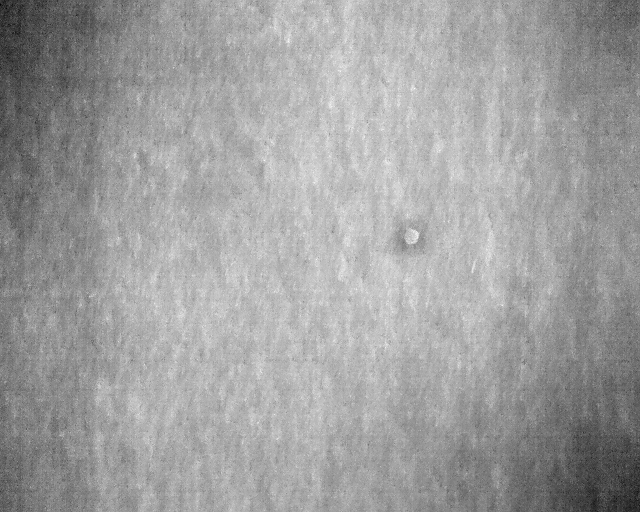
#> input picture DJI_0907.jpg, 640 x 512 px
$ jupyter execute --allow-errors main.ipynb
#> lines starting #> are read from the running program, lines starting #| are printed output that depends on the picture; after the words box and inside, x2 and y2 are one past the last pixel; in counts of white or black regions, pixels touching at a corner belong together
[cell 1]
from skimage import measure,data,segmentation,filters,draw,color,io
import numpy as np
import matplotlib.pyplot as plt

image = color.rgb2gray(io.imread('DJI_0907.jpg'))
#> image: shape (512, 640) float64; min 0, max 1, mean 0.624
image = measure.block_reduce(image,block_size=(3, 3), func=np.median)
#> image: shape (171, 214) float64

[cell 2]
thresholds = filters.threshold_multiotsu(image, classes=2)
#> thresholds = [0.576]

# Using the threshold values, we generate the three regions.
regions = np.digitize(image, bins=thresholds)
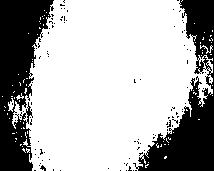
#> regions: shape (171, 214) int64; values 0 (black) and 1 (white), 69.5% white; 100 black regions (98 under 20 px), largest, box (x1, y1, x2, y2) and area: (0, 0, 54, 171) 5556, (133, 0, 214, 171) 5356

fig, ax = plt.subplots(nrows=1, ncols=3, figsize=(12, 6))

# Plotting the original image.
ax[0].imshow(image, cmap='gray')
ax[0].set_title('Original')
ax[0].axis('off')

# Plotting the histogram and the two thresholds obtained from
# multi-Otsu.
ax[1].hist(image.ravel(), bins=255)
ax[1].set_title('Histogram')
for thresh in thresholds:
    ax[1].axvline(thresh, color='r')
#> this loop made 1 pass

# Plotting the Multi Otsu result.
ax[2].imshow(regions, cmap='jet')
ax[2].set_title('Multi-Otsu result')
ax[2].axis('off')

plt.subplots_adjust()
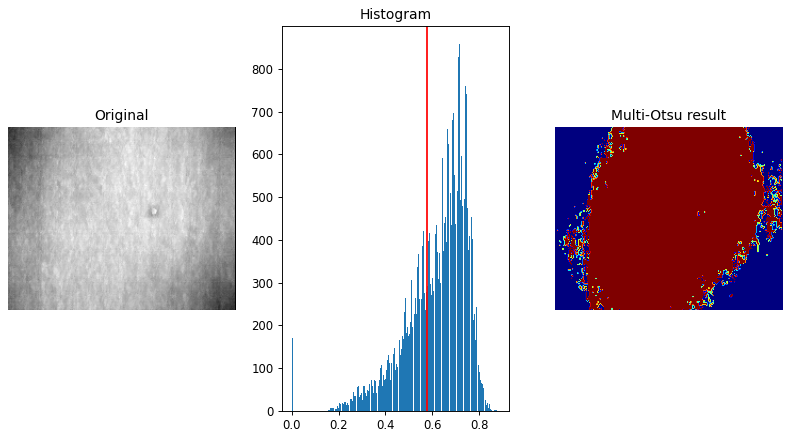
#> figure drawn by matplotlib, 3 panels; panel 2: tallest bar 857 high, from x = 0.716 to 0.719

$ run again, with DJI_0262.jpg copied over DJI_0907.jpg
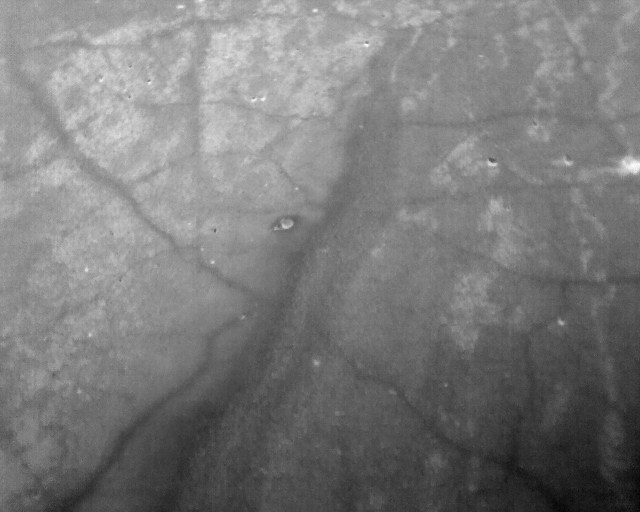
#> input picture DJI_0262.jpg, 640 x 512 px
#> thresholds = [0.443]
#> `regions = np.digitize(image, bins=thresholds)`:
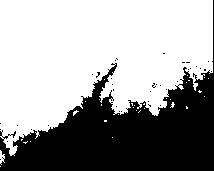
#> regions: shape (171, 214) int64; values 0 (black) and 1 (white), 63% white; 37 black regions (36 under 20 px), largest, box (x1, y1, x2, y2) and area: (0, 0, 214, 171) 13469
#> the loop `for thresh in thresholds:` made 1 pass
#> `[cell 2] thresholds = filters.threshold_multiotsu(image, classes=2)  #..`:
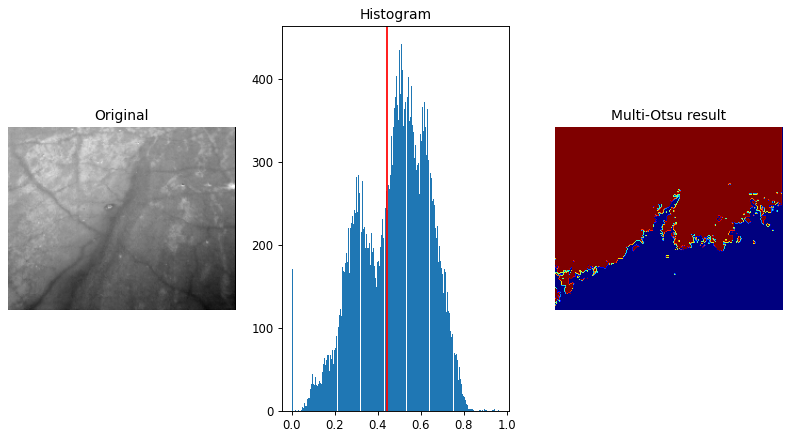
#> figure drawn by matplotlib, 3 panels; panel 2: tallest bar 442 high, from x = 0.507 to 0.511

$ run again, with DJI_0295.jpg copied over DJI_0907.jpg
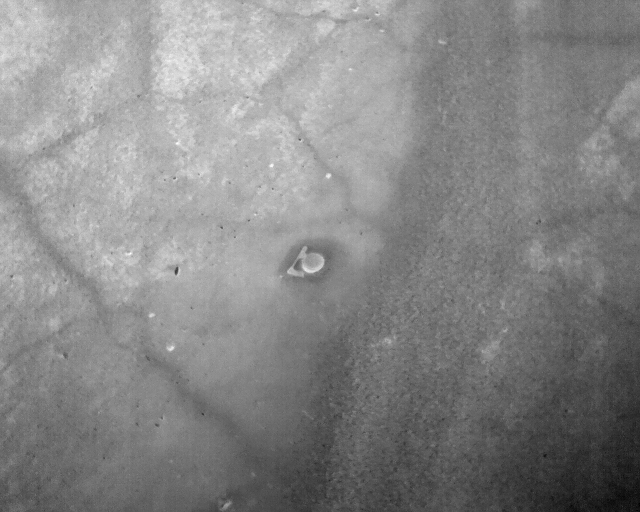
#> input picture DJI_0295.jpg, 640 x 512 px
#> thresholds = [0.544]
#> `regions = np.digitize(image, bins=thresholds)`:
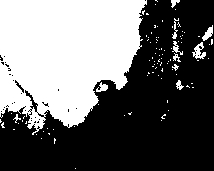
#> regions: shape (171, 214) int64; values 0 (black) and 1 (white), 41.8% white; 99 white regions (88 under 20 px), largest, box (x1, y1, x2, y2) and area: (0, 0, 147, 135) 14552, (192, 42, 206, 59) 118, (202, 25, 213, 41) 85
#> the loop `for thresh in thresholds:` made 1 pass
#> `[cell 2] thresholds = filters.threshold_multiotsu(image, classes=2)  #..`:
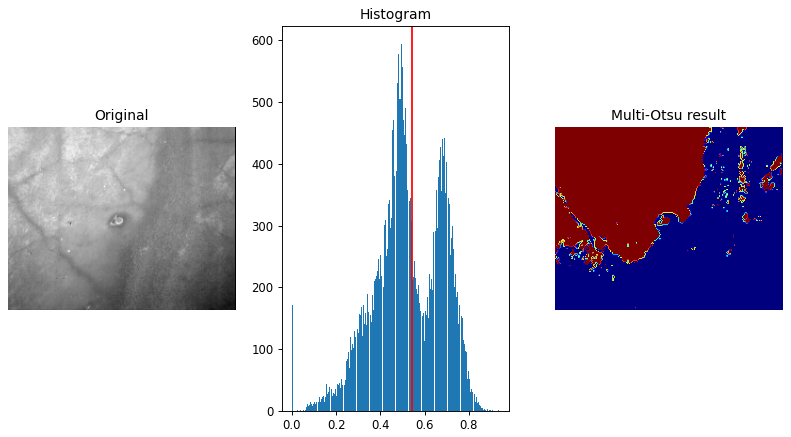
#> figure drawn by matplotlib, 3 panels; panel 2: tallest bar 593 high, from x = 0.493 to 0.496

$ run again, with DJI_0555.jpg copied over DJI_0907.jpg
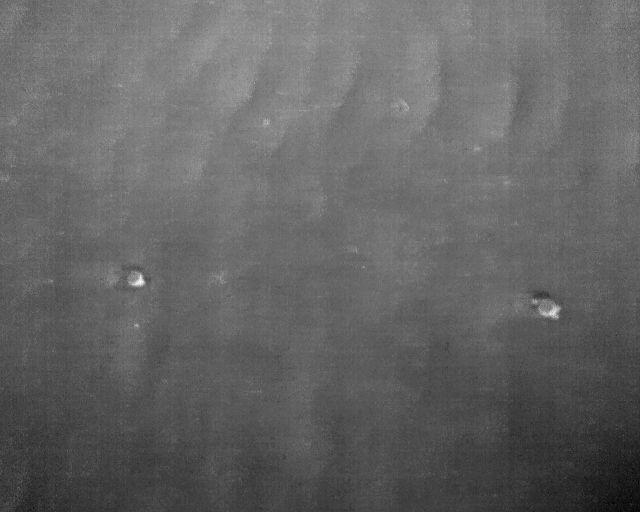
#> input picture DJI_0555.jpg, 640 x 512 px
#> thresholds = [0.367]
#> `regions = np.digitize(image, bins=thresholds)`:
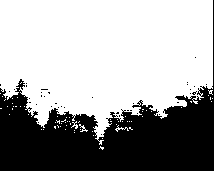
#> regions: shape (171, 214) int64; values 0 (black) and 1 (white), 63.9% white; 39 black regions (38 under 20 px), largest, box (x1, y1, x2, y2) and area: (0, 0, 214, 171) 13131
#> the loop `for thresh in thresholds:` made 1 pass
#> `[cell 2] thresholds = filters.threshold_multiotsu(image, classes=2)  #..`:
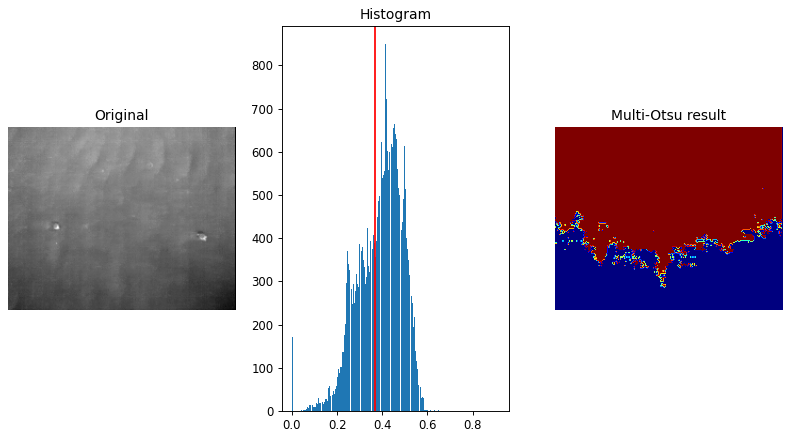
#> figure drawn by matplotlib, 3 panels; panel 2: tallest bar 849 high, from x = 0.414 to 0.417
